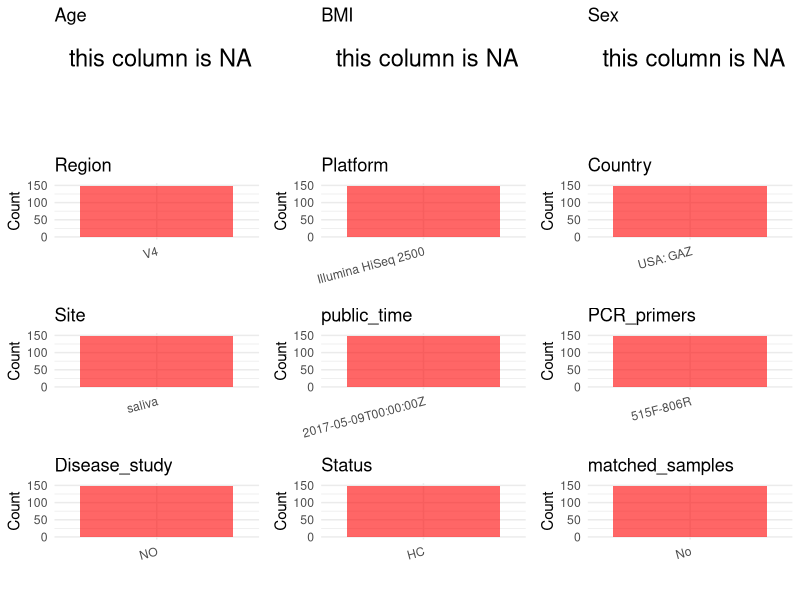

Write R code to recreate this figure. (Note: this script raises an error after producing the figure.)
## ---- chunk 1
# Load necessary libraries
library(dplyr)
library(ggplot2)
library(cowplot)

# Set working directory (update this path to your local directory)
setwd("D:/oral_project/PRJEB13898")

# Read the initial metadata files
initial_meta<-read.csv("SraRunTable.csv",header = T)

# Combine the two metadata files
#meta <- rbind(initial_meta, initial_meta1)

#Remove entries non-oral samples
#initial_meta <- subset(initial_meta,isolate %in% c("saliva","tongue coat"))

# Check the number of samples containing "HT" in Sample.Name (e.g., healthy controls)
#nrow(subset(meta, grepl("HT", Sample.Name)))

# Display the first few rows of the metadata
head(initial_meta)
## ---- chunk 2
# Create a uniform metadata dataframe
metadata <- data.frame(
  BioProject = initial_meta$BioProject,
  Run = initial_meta$Run,
  sample_name = initial_meta$host_subject_id,
  Age = NA,
  BMI = NA,
  Sex = NA,
  Region = initial_meta$target_subfragment..exp.,
  Platform = initial_meta$Instrument,
  Country = initial_meta$COUNTRY,
  Site = initial_meta$sample_type,
  public_time = initial_meta$ReleaseDate,
  PCR_primers = "515F-806R",
  stringsAsFactors = FALSE
)
## ---- chunk 3
# Add information obtained from the publication
metadata$title <- "Comparison of Oral Collection Methods for Studies of Microbiota"
metadata$Disease_study <- "NO"
# Assign disease status based on sample_name patterns
metadata$Status <- "HC"

#get subjects id with Saliva available
keep_subjects<-subset(metadata,Site %in% "saliva")
#remove subjects without Saliva samples
metadata<-subset(metadata,sample_name %in% keep_subjects$sample_name)
#get subjects sampling counts
sample_counts <- table(metadata$sample_name)
# Create matched_samples column, any subjects have >=2 samples will be label "YES", otherwise "NO"
metadata$matched_samples="No"
## ---- chunk 4
# Check the number of unique runs and sample names
print(paste("Number of unique runs:", length(unique(metadata$Run))))
print(paste("Number of unique sample names:", length(unique(metadata$sample_name))))
## ---- chunk 5
# Select columns for visualization
plot_data <- metadata %>%
  select(-BioProject, -Run, -sample_name, -title)

# Function to create simple plots for each column
create_simple_plots <- function(data) {
  plots <- list()
  
  for (col in colnames(data)) {
    # Check if the column is all NA
    if (all(is.na(data[[col]]))) {
      # Create an empty plot with text indicating all NA
      p <- ggplot() +
        annotate("text", x = 0.5, y = 0.5, label = "this column is NA", size = 6) +
        labs(title = col) +
        theme_void()
    } else if (is.numeric(data[[col]])) {
      # Numeric variable: histogram
      p <- ggplot(data, aes(x = .data[[col]])) +
        geom_histogram(fill = "blue", alpha = 0.6, bins = 20, na.rm = TRUE) +
        labs(title = col) +
        theme_minimal()
    } else {
      # Categorical variable: bar plot (remove NA values)
      count_data <- as.data.frame(table(data[[col]], useNA = "ifany"))
      p <- ggplot(count_data, aes(x = reorder(Var1, -Freq), y = Freq)) +
        geom_col(fill = "red", alpha = 0.6) +
        labs(title = col, x = NULL, y = "Count") +
        theme_minimal() +
        theme(axis.text.x = element_text(angle = 15, hjust = 1))
    }
    plots[[col]] <- p
  }
  
  return(plots)
}

# Generate and arrange plots
plots <- create_simple_plots(plot_data)
p<-plot_grid(plots$Age, 
          plots$BMI, 
          plots$Sex, 
          plots$Region, 
          plots$Platform, 
          plots$Country, 
          plots$Site,
          plots$public_time, 
          plots$PCR_primers,
          plots$Disease_study,
          plots$Status,
          plots$matched_samples,# add 
          ncol = 3, align = "hv", axis = "lb")
ggsave("Metadata_Summary.png", plot = p, width = 8, height = 6, dpi = 150)
## ---- chunk 6
knitr::include_graphics("Metadata_Summary.png")
## ---- chunk 7
# Reorder columns to match the desired format
metadata <- metadata[, c(
  "BioProject", "Run", "sample_name", "Age", "BMI", "Sex", 
  "Region", "Platform", "Country", "Site", "public_time", 
  "PCR_primers", "title", "Disease_study", "Status","matched_samples"
)]

# Export the uniform metadata to a CSV file
write.csv(metadata, file = "metadata.csv", quote = FALSE)
head(metadata)
